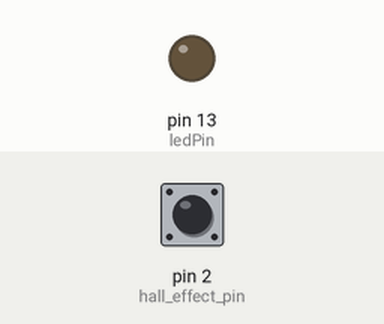
This sketch was run on a simulated Arduino Uno, built with avr-gcc and run on an emulated ATmega328P. Shown: output pins drawn as LEDs (lit = HIGH). The inputs (shaded band) are chosen by the test bench; at power-on: pin 2 (hall_effect_pin) HIGH. What the sketch prints to the serial monitor is not drawn.

Above: at 1.2 s.
1.3 s: pin 2 (hall_effect_pin) pulled LOW for 0.15 s
At 1.9 s:
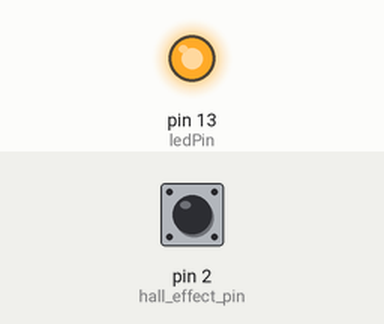
2.9 s: pin 2 (hall_effect_pin) pulled LOW for 1 s
At 4.3 s:
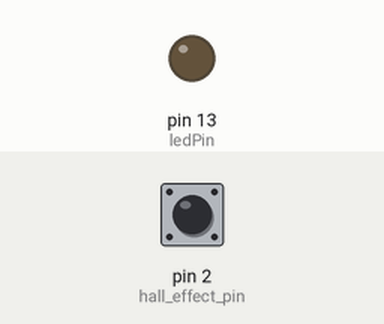
5.4 s: pin 2 (hall_effect_pin) pulled LOW for 3.2 s
At 6.2 s:
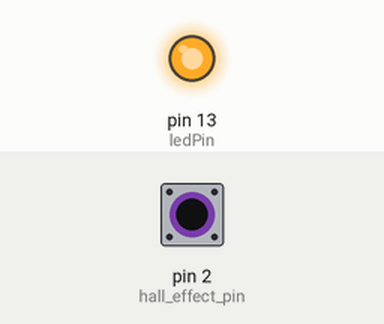
Timing chart, 0 to 8.4 s (numbered marks = the images above; inputs shaded):
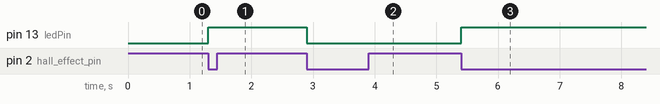

The sketch:

halleffect.ino
```cpp
/*
 * hall effect sensor on the front wheel
 * black - 14 orange - ground
 * blue - 13 brown - signal, pin 2
 * red - 15 yellow - +5vdc
 *
 * diameter of the wheel - 16.5 inches
 * circumference - 51.83627 inches
 * 7 magnets, evenly spaced, 7.40518 inches apart
 */

#define hall_effect_interrupt_num   0           //Pin for hall effect interrupt
#define hall_effect_pin   2                     //Pin the hall effect sensor wire is connected to
#define ledPin 13

volatile int ticks = 0;                         //Counts the number of ticks per revolution
volatile int revolutions = 0;                   //Counts the number of revolutions of the wheel
int hallState = 0;                              //reading sensor status

void setup()
{
     // Open the serial connection,
     Serial.begin(9600);

     //enable the built in pullup resistor
     pinMode(hall_effect_pin,INPUT_PULLUP);
     digitalWrite(hall_effect_pin,HIGH);

     //set the led pin so we can turn the light on/off
     pinMode(ledPin, OUTPUT);

     //3rd parameter defines what triggers the interrupt. Falling indicates that a voltage drop fires the interrupt
     attachInterrupt(digitalPinToInterrupt(hall_effect_pin),tickhandler,FALLING);

     Serial.println("Arduino now ready!");
}

void loop()
{
}

void tickhandler()
{
     ticks++;
     if (ticks >7)
     {
          ticks = 0;
          revolutions++;
     }
     digitalWrite(ledPin, !digitalRead(ledPin) );                   //Visual inidcator that the tickhandler has fired
}
```

Measured:
- after the input at 1.3 s, pin 13 (ledPin): LOW → HIGH at once
- after the input at 2.9 s, pin 13 (ledPin): HIGH → LOW at once
- after the input at 5.4 s, pin 13 (ledPin): LOW → HIGH at once
